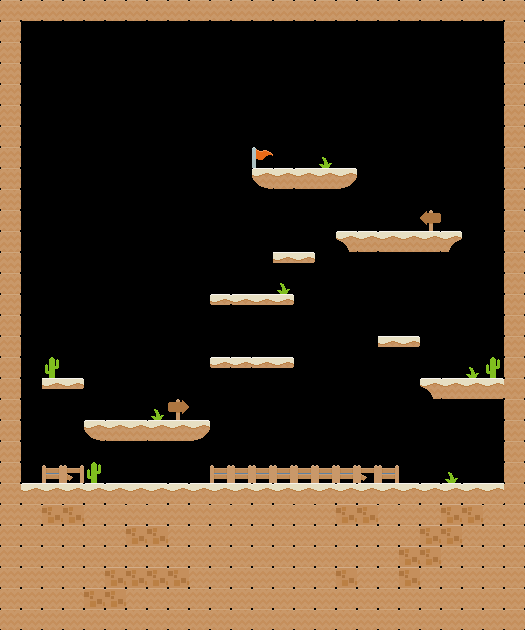

This game map was drawn from its Tiled (.tmx) file and the tilesets committed beside it. A one-line description and the full map source follow:
An orthogonal 25x30 tile map with 21x21 px tiles, 3 tile layers (foreground, platform-tiles, background).

<map version="1.4" tiledversion="1.4.2" orientation="orthogonal" renderorder="right-down" width="25" height="30" tilewidth="21" tileheight="21" infinite="0" nextlayerid="4" nextobjectid="1">
 <tileset firstgid="1" source="../spritesheets/spritesheet.tsx" />
 <layer id="3" name="foreground" width="25" height="30">
  <properties>
   <property name="type" type="int" value="0" />
  </properties>
  <data encoding="csv">
0,0,0,0,0,0,0,0,0,0,0,0,0,0,0,0,0,0,0,0,0,0,0,0,0,
0,0,0,0,0,0,0,0,0,0,0,0,0,0,0,0,0,0,0,0,0,0,0,0,0,
0,0,0,0,0,0,0,0,0,0,0,0,0,0,0,0,0,0,0,0,0,0,0,0,0,
0,0,0,0,0,0,0,0,0,0,0,0,0,0,0,0,0,0,0,0,0,0,0,0,0,
0,0,0,0,0,0,0,0,0,0,0,0,0,0,0,0,0,0,0,0,0,0,0,0,0,
0,0,0,0,0,0,0,0,0,0,0,0,0,0,0,0,0,0,0,0,0,0,0,0,0,
0,0,0,0,0,0,0,0,0,0,0,0,0,0,0,0,0,0,0,0,0,0,0,0,0,
0,0,0,0,0,0,0,0,0,0,0,0,313,0,0,0,0,0,0,0,0,0,0,0,0,
0,0,0,0,0,0,0,0,0,0,0,0,0,0,0,0,0,0,0,0,0,0,0,0,0,
0,0,0,0,0,0,0,0,0,0,0,0,0,0,0,0,0,0,0,0,0,0,0,0,0,
0,0,0,0,0,0,0,0,0,0,0,0,0,0,0,0,0,0,0,0,0,0,0,0,0,
0,0,0,0,0,0,0,0,0,0,0,0,0,0,0,0,0,0,0,0,0,0,0,0,0,
0,0,0,0,0,0,0,0,0,0,0,0,0,0,0,0,0,0,0,0,0,0,0,0,0,
0,0,0,0,0,0,0,0,0,0,0,0,0,0,0,0,0,0,0,0,0,0,0,0,0,
0,0,0,0,0,0,0,0,0,0,0,0,0,0,0,0,0,0,0,0,0,0,0,0,0,
0,0,0,0,0,0,0,0,0,0,0,0,0,0,0,0,0,0,0,0,0,0,0,0,0,
0,0,0,0,0,0,0,0,0,0,0,0,0,0,0,0,0,0,0,0,0,0,0,0,0,
0,0,0,0,0,0,0,0,0,0,0,0,0,0,0,0,0,0,0,0,0,0,0,0,0,
0,0,0,0,0,0,0,0,0,0,0,0,0,0,0,0,0,0,0,0,0,0,0,0,0,
0,0,0,0,0,0,0,0,0,0,0,0,0,0,0,0,0,0,0,0,0,0,0,0,0,
0,0,0,0,0,0,0,0,0,0,0,0,0,0,0,0,0,0,0,0,0,0,0,0,0,
0,0,0,0,0,0,0,0,0,0,0,0,0,0,0,0,0,0,0,0,0,0,0,0,0,
0,0,101,102,0,0,0,0,0,0,101,101,101,101,101,101,101,102,101,0,0,0,0,0,0,
0,0,0,0,0,0,0,0,0,0,0,0,0,0,0,0,0,0,0,0,0,0,0,0,0,
0,0,0,0,0,0,0,0,0,0,0,0,0,0,0,0,0,0,0,0,0,0,0,0,0,
0,0,0,0,0,0,0,0,0,0,0,0,0,0,0,0,0,0,0,0,0,0,0,0,0,
0,0,0,0,0,0,0,0,0,0,0,0,0,0,0,0,0,0,0,0,0,0,0,0,0,
0,0,0,0,0,0,0,0,0,0,0,0,0,0,0,0,0,0,0,0,0,0,0,0,0,
0,0,0,0,0,0,0,0,0,0,0,0,0,0,0,0,0,0,0,0,0,0,0,0,0,
0,0,0,0,0,0,0,0,0,0,0,0,0,0,0,0,0,0,0,0,0,0,0,0,0
</data>
 </layer>
 <layer id="1" name="platform-tiles" width="25" height="30">
  <properties>
   <property name="type" type="int" value="0" />
  </properties>
  <data encoding="csv">
35,35,35,35,35,35,35,35,35,35,35,35,35,35,35,35,35,35,35,35,35,35,35,35,35,
35,0,0,0,0,0,0,0,0,0,0,0,0,0,0,0,0,0,0,0,0,0,0,0,35,
35,0,0,0,0,0,0,0,0,0,0,0,0,0,0,0,0,0,0,0,0,0,0,0,35,
35,0,0,0,0,0,0,0,0,0,0,0,0,0,0,0,0,0,0,0,0,0,0,0,35,
35,0,0,0,0,0,0,0,0,0,0,0,0,0,0,0,0,0,0,0,0,0,0,0,35,
35,0,0,0,0,0,0,0,0,0,0,0,0,0,0,0,0,0,0,0,0,0,0,0,35,
35,0,0,0,0,0,0,0,0,0,0,0,0,0,0,0,0,0,0,0,0,0,0,0,35,
35,0,0,0,0,0,0,0,0,0,0,0,0,0,0,0,0,0,0,0,0,0,0,0,35,
35,0,0,0,0,0,0,0,0,0,0,0,6,2,3,4,36,0,0,0,0,0,0,0,35,
35,0,0,0,0,0,0,0,0,0,0,0,0,0,0,0,0,0,0,0,0,0,0,0,35,
35,0,0,0,0,0,0,0,0,0,0,0,0,0,0,0,0,0,0,0,0,0,0,0,35,
35,0,0,0,0,0,0,0,0,0,0,0,0,0,0,0,32,2,3,4,5,34,0,0,35,
35,0,0,0,0,0,0,0,0,0,0,0,0,39,40,0,0,0,0,0,0,0,0,0,35,
35,0,0,0,0,0,0,0,0,0,0,0,0,0,0,0,0,0,0,0,0,0,0,0,35,
35,0,0,0,0,0,0,0,0,0,9,10,39,40,0,0,0,0,0,0,0,0,0,0,35,
35,0,0,0,0,0,0,0,0,0,0,0,0,0,0,0,0,0,0,0,0,0,0,0,35,
35,0,0,0,0,0,0,0,0,0,0,0,0,0,0,0,0,0,39,40,0,0,0,0,35,
35,0,0,0,0,0,0,0,0,0,9,40,39,40,0,0,0,0,0,0,0,0,0,0,35,
35,0,39,40,0,0,0,0,0,0,0,0,0,0,0,0,0,0,0,0,32,3,4,5,35,
35,0,0,0,0,0,0,0,0,0,0,0,0,0,0,0,0,0,0,0,0,0,0,0,35,
35,0,0,0,6,3,4,3,4,36,0,0,0,0,0,0,0,0,0,0,0,0,0,0,35,
35,0,0,0,0,0,0,0,0,0,0,0,0,0,0,0,0,0,0,0,0,0,0,0,35,
35,0,0,0,0,0,0,0,0,0,0,0,0,0,0,0,0,0,0,0,0,0,0,0,35,
35,3,4,5,2,3,4,5,2,3,4,5,2,3,4,5,2,3,4,5,2,2,3,4,35,
35,35,221,221,35,35,35,35,35,35,35,35,35,35,35,35,221,221,35,35,35,221,221,35,35,
35,35,35,35,35,35,221,221,35,35,35,35,35,35,35,35,35,35,35,35,221,221,35,35,35,
35,35,35,35,35,35,35,35,35,35,35,35,35,35,35,35,35,35,35,221,221,35,35,35,35,
35,35,35,35,35,221,221,221,221,35,35,35,35,35,35,35,221,35,35,221,35,35,35,35,35,
35,35,35,35,221,221,35,35,35,35,35,35,35,35,35,35,35,35,35,35,35,35,35,35,35,
35,35,35,35,35,35,35,35,35,35,35,35,35,35,35,35,35,35,35,35,35,35,35,35,35
</data>
 </layer>
 <layer id="2" name="background" width="25" height="30">
  <properties>
   <property name="type" type="int" value="0" />
  </properties>
  <data encoding="csv">
0,0,0,0,0,0,0,0,0,0,0,0,0,0,0,0,0,0,0,0,0,0,0,0,0,
0,0,0,0,0,0,0,0,0,0,0,0,0,0,0,0,0,0,0,0,0,0,0,0,0,
0,0,0,0,0,0,0,0,0,0,0,0,0,0,0,0,0,0,0,0,0,0,0,0,0,
0,0,0,0,0,0,0,0,0,0,0,0,0,0,0,0,0,0,0,0,0,0,0,0,0,
0,0,0,0,0,0,0,0,0,0,0,0,0,0,0,0,0,0,0,0,0,0,0,0,0,
0,0,0,0,0,0,0,0,0,0,0,0,0,0,0,0,0,0,0,0,0,0,0,0,0,
0,0,0,0,0,0,0,0,0,0,0,0,0,0,0,0,0,0,0,0,0,0,0,0,0,
0,0,0,0,0,0,0,0,0,0,0,0,0,0,0,18,0,0,0,0,0,0,0,0,0,
0,0,0,0,0,0,0,0,0,0,0,0,0,0,0,0,0,0,0,0,0,0,0,0,0,
0,0,0,0,0,0,0,0,0,0,0,0,0,0,0,0,0,0,0,0,0,0,0,0,0,
0,0,0,0,0,0,0,0,0,0,0,0,0,0,0,0,0,0,0,0,257,0,0,0,0,
0,0,0,0,0,0,0,0,0,0,0,0,0,0,0,0,0,0,0,0,0,0,0,0,0,
0,0,0,0,0,0,0,0,0,0,0,0,0,0,0,0,0,0,0,0,0,0,0,0,0,
0,0,0,0,0,0,0,0,0,0,0,0,0,18,0,0,0,0,0,0,0,0,0,0,0,
0,0,0,0,0,0,0,0,0,0,0,0,0,0,0,0,0,0,0,0,0,0,0,0,0,
0,0,0,0,0,0,0,0,0,0,0,0,0,0,0,0,0,0,0,0,0,0,0,0,0,
0,0,0,0,0,0,0,0,0,0,0,0,0,0,0,0,0,0,0,0,0,0,0,0,0,
0,0,19,0,0,0,0,0,0,0,0,0,0,0,0,0,0,0,0,0,0,0,18,19,0,
0,0,0,0,0,0,0,0,0,0,0,0,0,0,0,0,0,0,0,0,0,0,0,0,0,
0,0,0,0,0,0,0,18,256,0,0,0,0,0,0,0,0,0,0,0,0,0,0,0,0,
0,0,0,0,0,0,0,0,0,0,0,0,0,0,0,0,0,0,0,0,0,0,0,0,0,
0,0,0,0,0,0,0,0,0,0,0,0,0,0,0,0,0,0,0,0,0,0,0,0,0,
0,0,0,0,19,0,0,0,0,0,0,0,0,0,0,0,0,0,0,0,0,18,0,0,0,
0,0,0,0,0,0,0,0,0,0,0,0,0,0,0,0,0,0,0,0,0,0,0,0,0,
0,0,0,0,0,0,0,0,0,0,0,0,0,0,0,0,0,0,0,0,0,0,0,0,0,
0,0,0,0,0,0,0,0,0,0,0,0,0,0,0,0,0,0,0,0,0,0,0,0,0,
0,0,0,0,0,0,0,0,0,0,0,0,0,0,0,0,0,0,0,0,0,0,0,0,0,
0,0,0,0,0,0,0,0,0,0,0,0,0,0,0,0,0,0,0,0,0,0,0,0,0,
0,0,0,0,0,0,0,0,0,0,0,0,0,0,0,0,0,0,0,0,0,0,0,0,0,
0,0,0,0,0,0,0,0,0,0,0,0,0,0,0,0,0,0,0,0,0,0,0,0,0
</data>
 </layer>
</map>
